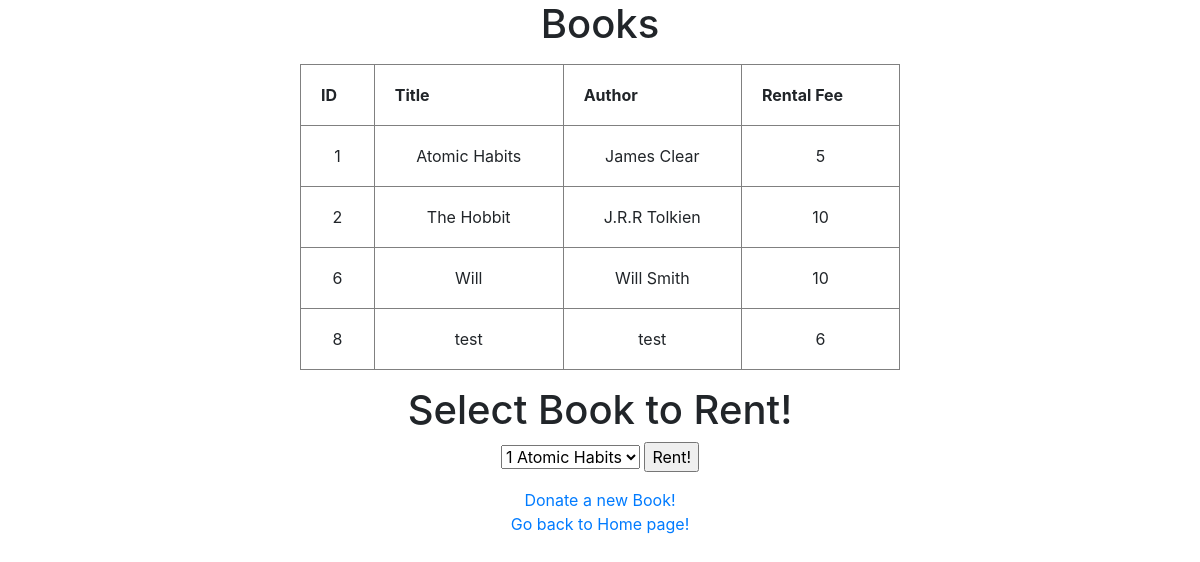
The page /books.php on the database its author committed.
### tables this page shows
CREATE TABLE `books` (
  `id` int(11) NOT NULL,
  `title` varchar(50) NOT NULL,
  `author` varchar(50) NOT NULL,
  `rentalfee` int(11) NOT NULL DEFAULT 5
);

### books.php (the view, shortened to what this page needs)
<h1 align='center'>Books</h1>
<table class="my-3" border='1' width='50%' align='center' cellpadding=20>
<TR>
	<TH>ID</TH><TH>Title</TH><TH>Author</TH><th>Rental Fee</th>
</TR>
<?php
    require 'bootstrap.php';
	require 'connection.php';
	$query = "SELECT * FROM books WHERE id != 5";
	$result = mysqli_query($con,$query);
	while( $row = mysqli_fetch_array($result) ) {
		echo "<tr align=center>";
		echo "<td>" . $row['id'] . "</td>";
		echo "<td>" . $row['title'] . "</td>";
		echo "<td>" . $row['author'] . "</td>";
		echo "<td>" . $row['rentalfee'] . "</td>";
		echo "</tr>";
	}
?>
</table>
<div class="text-center">
	<form action="<?php echo htmlspecialchars($_SERVER["PHP_SELF"]);?>" method="post" >
		<h1>Select Book to Rent!</h1>
		<select name="id" id="select">
			<?php
				$query = "SELECT id,title FROM books WHERE id != 5";
				$result = mysqli_query($con,$query);
				while( $row = mysqli_fetch_array($result) ) {
					echo "<option value=".$row['id'].">".$row['id']." ".$row['title']."</option>";
				}
			?>
		</select>
		<input type="submit" value="Rent!" name="rent" >
	</form>
	<a href="./donateBook.php">Donate a new Book!</a><br/>
	<a href="./home.php">Go back to Home page!</a>
</div>

### rows shown on the page
books: id "1", title "Atomic Habits", author "James Clear", rentalfee "5"
books: id "2", title "The Hobbit", author "J.R.R Tolkien", rentalfee "10"
books: id "6", title "Will", author "Will Smith", rentalfee "10"
books: id "8", title "test", author "test", rentalfee "6"

### other values the page prints
form field id "1 Atomic Habits"
